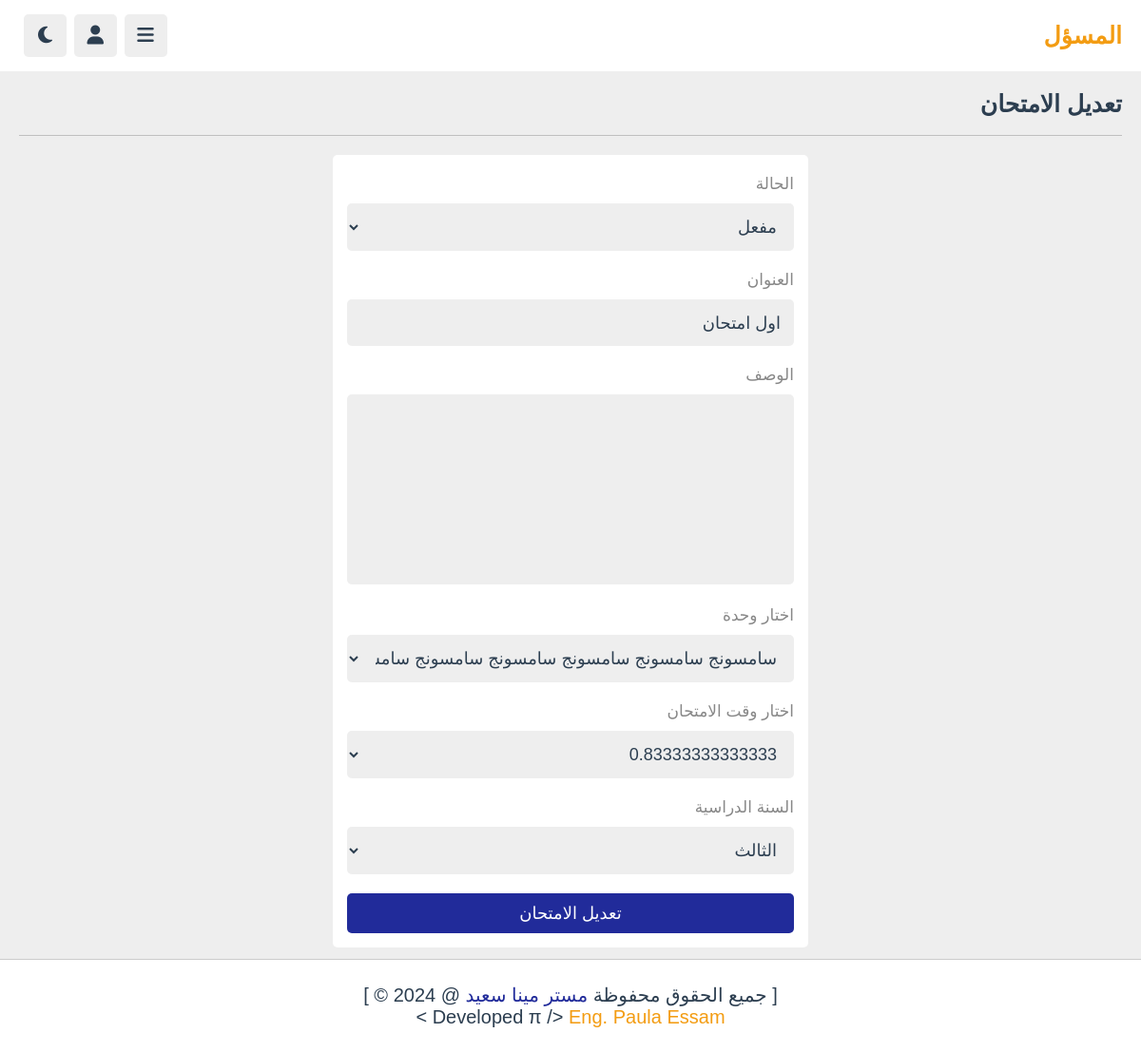
Screenshot of /admin/update_exam.php?get_id=16 (signed in) with the database file from the repository.
### tables this page shows
CREATE TABLE `exam_name` (
  `exam_id` int(11) NOT NULL,
  `tutor_id` varchar(20) NOT NULL,
  `exam_title` varchar(50) NOT NULL,
  `exam_description` varchar(100) NOT NULL,
  `playlist_id` varchar(20) NOT NULL,
  `exam_time` int(11) NOT NULL,
  `year` tinyint(4) NOT NULL,
  `status` varchar(20) NOT NULL
);

### admin/update_exam.php (the view, shortened to what this page needs)
<?php
include '../components/connect.php';
if (isset($_COOKIE['tutor_id'])) {
    $tutor_id = $_COOKIE['tutor_id'];
}
else {
    $tutor_id = '';
    header("Location: login.php");
    exit();
}
if (isset($_GET['get_id'])) {
    $get_id = $_GET['get_id'];
}else{
    $get_id = '';
    header("Location: exams.php");
    exit();
}
?>
<!DOCTYPE html>
<html lang="en">
<head>
    <link rel="stylesheet" href="https://cdnjs.cloudflare.com/ajax/libs/font-awesome/6.2.0/css/all.min.css">
    <link rel="stylesheet" href="../css/admin_style.css">
</head>
<body>
<?php
include '../components/admin_header.php';
?>
<section class="crud-form">
    <h1 class="heading">تعديل الامتحان </h1>
    <?php
    $select_exam = $conn->prepare("SELECT * FROM `exam_name` WHERE exam_id =?");
    $select_exam -> execute([$get_id]);
    if ($select_exam->rowCount() > 0) {
        while($fetch_exam = $select_exam->fetch(PDO::FETCH_ASSOC)){
            if ($fetch_exam['year'] == 1){
                $year = 'الاول';
            } elseif ($fetch_exam['year'] == 2){
                $year = 'الثاني';
            }elseif ($fetch_exam['year'] == 3){
                $year = 'الثالث';
            }
            ?>
            <form action="" method="post" enctype="multipart/form-data">
                <p>الحالة </p>
                <select name="status" class="box"  >
                    <option value="<?=$fetch_exam['status'];?>" selected><?php  echo $fetch_exam['status'] == 'active' ? 'مفعل' : 'غير مفعل';?></option>
                </select>
                <p>العنوان </p>
                <input type="text" name="title" value="<?=$fetch_exam['exam_title'];?>" class="box" maxlength="100" >
                <p>الوصف </p>
                <textarea name="description"  class="box"  maxlength="1000"  cols="30" rows="10"><?=$fetch_exam['exam_description'];?></textarea>
                <p>اختار وحدة </p>
                <select name="playlist_id" class="box">
                    <?php
                    $select_playlist = $conn-> prepare("SELECT * FROM `playlist` WHERE tutor_id = ? ");
                    $select_playlist->execute([$tutor_id]);
                    if($select_playlist->rowCount()>0){
                        while($fetch_playlist = $select_playlist->fetch(PDO::FETCH_ASSOC)){
                            $selected = '';
                            if ($fetch_exam['playlist_id'] == $fetch_playlist['id']){
                                $selected = 'selected';
                            }
                            ?>
                                <option <?= $selected?> value="<?= $fetch_playlist['id'];?>"><?= $fetch_playlist['title'];?></option>
                            <?php
                        }
                    }
                    ?>
                </select>
                <p>اختار وقت الامتحان </p>
                <select name="exam_time" class="box" >
                    <option value="<?=$fetch_exam['exam_time']?>"  selected> <?=($fetch_exam['exam_time'] * 50 / 60)?> </option>
                </select>
                <p>السنة الدراسية </p>
                <select name="year" class="box" required>
                    <option value="<?=$fetch_exam['year']?>"  selected> <?=$year?> </option>
                </select>
                <input type="submit" name="update"  value="تعديل الامتحان" class="btn">
            </form>
            <?php
        }
    }else{
        echo '<p class="empty">لا توجد امتحانات !</p>';
    }
    ?>
</section>
<?php
include '../components/footer.php';
?>
</body>
</html>

### css/admin_style.css (style rules this page uses)
:root { --main-color:#212b9a; --red: #e74c3c; --orange: #f39c12; --white:#fff; --black:#2c3e50; --light-color:#888; --light-bg:#eee; --border: .1rem solid rgba(0,0,0,.2); }
* { font-family: 'Nunito', sans-serif; margin: 0; padding: 0; box-sizing: border-box; outline: none; border: none; text-decoration: none; }
html { font-size: 62.5%; overflow-x: hidden; }
body { direction: rtl; background-color: var(--light-bg); padding-bottom: 9rem; padding-right: 30rem; }
section { padding: 2rem; max-width: 1200px; margin: 0 auto; }
.heading { padding-bottom: 1.8rem; border-bottom: var(--border); font-size: 2.5rem; color: var(--black); text-transform: capitalize; margin-bottom: 2rem; }
.btn, .option-btn, .delete-btn, .inline-btn, .inline-option-btn, .inline-delete-btn { border-radius: .5rem; padding: 1rem 3rem ; font-size: 1.8rem; color:#fff; margin-top: 1rem; text-transform: capitalize; cursor: pointer; text-align: center; }
.btn, .option-btn, .delete-btn { display: block; width: 100%; }
.btn, .inline-btn { background-color: var(--main-color); }
.crud-form form { background-color: var(--white); border-radius: .5rem; padding: 1.5rem; padding-top: 1rem; max-width: 50rem; margin:0 auto; }
.crud-form form p { padding-top:1rem ; font-size: 1.7rem ; color: var(--light-color); }
.crud-form form .box { width: 100%; border-radius: .5rem; margin: 1rem 0; font-size: 1.8rem; color: var(--black); padding: 1.4rem; background-color: var(--light-bg); }
.crud-form form textarea { height: 20rem; resize: none; }
@media (max-width: 1200px) { body { padding-right: 0; } }

### rows the page displays
exam_name: status "مفعل", title "اول امتحان", exam_time "0.83333333333333", year "الثالث"

### other values shown
form field playlist_id "سامسونج سامسونج سامسونج سامسونج سامسونج سامسونج سامسونج سامسونج سامسون"
